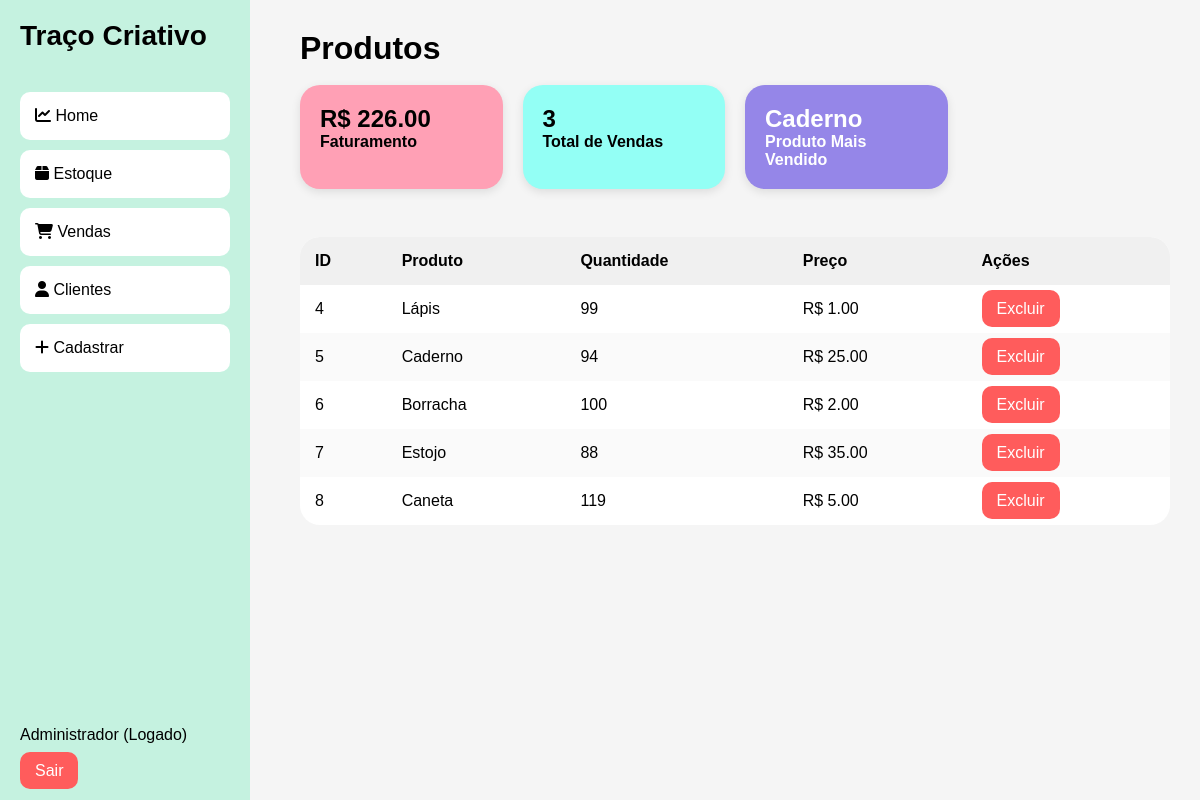
Page /produtos (signed in) on the committed database.
### tables this page shows
CREATE TABLE produtos (
        id INTEGER PRIMARY KEY AUTOINCREMENT,
        nome TEXT NOT NULL,
        preco REAL NOT NULL,
        quantidade INTEGER DEFAULT 0
    );

### app.py (the view)
@app.route("/produtos")
@login_obrigatorio
def produtos():
    conn = conectar()
    cursor = conn.cursor()
    cursor.execute("SELECT id, nome, preco, IFNULL(quantidade,0) AS quantidade FROM produtos")
    produtos = cursor.fetchall()
    cursor.execute("SELECT IFNULL(SUM(subtotal),0) AS faturamento FROM itens_venda")
    faturamento = cursor.fetchone()["faturamento"]
    cursor.execute("SELECT COUNT(DISTINCT id) AS total_vendas FROM vendas")
    total_vendas = cursor.fetchone()["total_vendas"]
    cursor.execute("""
        SELECT p.nome, SUM(iv.qtd) as total
        FROM itens_venda iv
        JOIN produtos p ON p.id = iv.produto_id
        GROUP BY p.nome
        ORDER BY total DESC
        LIMIT 1
    """)
    mais_vendido = cursor.fetchone()
    produto_top = mais_vendido["nome"] if mais_vendido else "Nenhum"
    return render_template(
        "produtos.html",
        produtos=produtos,
        faturamento=faturamento,
        total_vendas=total_vendas,
        produto_top=produto_top
    )

### app.py (called while the page is built)
def conectar():
    if "db" not in g:
        g.db = sqlite3.connect(DB_NAME, timeout=30)
        g.db.row_factory = sqlite3.Row
    return g.db

@app.teardown_appcontext
def fechar_conexao(exception):
    db = g.pop("db", None)
    if db:
        db.close()

def login_obrigatorio(f):
    @wraps(f)
    def wrapper(*args, **kwargs):
        if "usuario" not in session:
            return redirect("/")
        return f(*args, **kwargs)
    return wrapper

### templates/produtos.html
{% extends 'layout.html' %}
{% block content %}
<h1>Produtos</h1>
<br>
<div class="cards">
    <div class="card" style="background:#FFA0B5;">
        <h2>R$ {{ "%.2f"|format(faturamento) }}</h2>
        <p>Faturamento</p>
    </div>
    <div class="card" style="background:#93FFF5;">
        <h2>{{ total_vendas }}</h2>
        <p>Total de Vendas</p>
    </div>
    <div class="card" style="background:#9586E8; color:white;">
        <h2>{{ produto_top }}</h2>
        <p>Produto Mais Vendido</p>
    </div>
</div>
<br>
<div class="table">
    <table>
        <thead>
            <tr>
                <th>ID</th>
                <th>Produto</th>
                <th>Quantidade</th>
                <th>Preço</th>
                <th>Ações</th>
            </tr>
        </thead>
        <tbody>
            {% for produto in produtos %}
            <tr>
                <td>{{ produto.id }}</td>
                <td>{{ produto.nome }}</td>
                <td>{{ produto.quantidade }}</td>
                <td>
                    R$ {{ "%.2f"|format(produto.preco) }}
                </td>
                <td>
                    <a
                        href="/excluir_produto/{{ produto.id }}"
                        class="btn btn-red"
                        onclick="return confirm('Deseja excluir este produto?')"
                    >
                        Excluir
                    </a>
                </td>
            </tr>
            {% endfor %}
        </tbody>
    </table>
</div>
{% endblock %}

### templates/layout.html (style rules this page uses)
* { margin:0; padding:0; box-sizing:border-box; font-family: Arial; }
body { display:flex; background:#f5f5f5; }
.cards { display:grid; grid-template-columns:repeat(4,1fr); gap:20px; margin-bottom:30px; }
.card { padding:20px; border-radius:20px; color:black; font-weight:bold; box-shadow:0px 3px 10px rgba(0,0,0,0.1); }
.table { width:100%; background:white; border-radius:20px; overflow:hidden; }
table { width:100%; border-collapse:collapse; }
th, td { padding:15px; text-align:left; }
th { background:#f0f0f0; }
tr:nth-child(even) { background:#fafafa; }
.btn { padding:10px 15px; border:none; border-radius:10px; cursor:pointer; text-decoration:none; }
.btn-red { background:#ff5c5c; color:white; }

### rows in the picture
produtos: nome "Caderno", id "5", quantidade "94", preco "25.00"
produtos: id "4", nome "Lápis", quantidade "99", preco "1.00"
produtos: id "6", nome "Borracha", quantidade "100", preco "2.00"
produtos: id "7", nome "Estojo", quantidade "88", preco "35.00"
produtos: id "8", nome "Caneta", quantidade "119", preco "5.00"

### other values in the picture
{{ "%.2f"|format(faturamento) }} "226.00"
{{ total_vendas }} "3"
